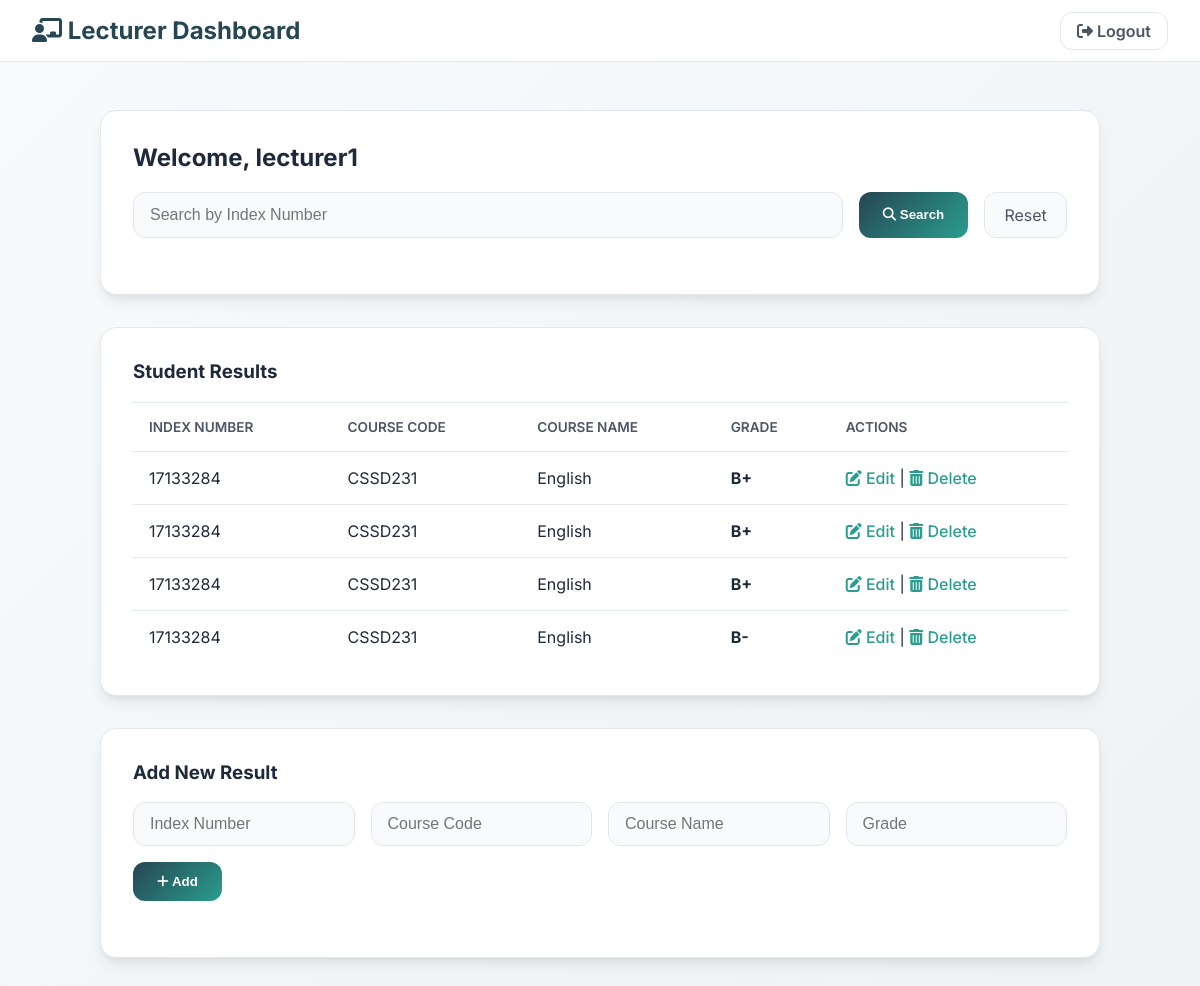
/dashboard.php (signed in), run on the app's committed database.
### tables this page shows
CREATE TABLE `results` (
  `id` int(11) NOT NULL,
  `index_number` varchar(20) DEFAULT NULL,
  `course_code` varchar(10) DEFAULT NULL,
  `course_name` varchar(100) DEFAULT NULL,
  `grade` varchar(5) DEFAULT NULL
);

### dashboard.php (the view, shortened to what this page needs)
<?php
include 'connect.php';
$search = $_GET['search'] ?? '';
if ($search !== '') {
    $search_esc = mysqli_real_escape_string($conn, $search);
    $query = "SELECT * FROM results WHERE index_number LIKE '%$search_esc%'";
} else {
    $query = "SELECT * FROM results";
}
$results = mysqli_query($conn, $query);
?>
<!DOCTYPE html>
<html lang="en">
<head>
    <link rel="stylesheet" href="https://cdnjs.cloudflare.com/ajax/libs/font-awesome/6.2.0/css/all.min.css">
</head>
<body>
<header>
    <div class="logo"><h1><i class="fa-solid fa-chalkboard-user"></i> Lecturer Dashboard</h1></div>
    <div><a href="logout.php" class="logout-btn"><i class="fa-solid fa-right-from-bracket"></i> Logout</a></div>
</header>
<main>
    <div class="card">
        <h2>Welcome, <?= htmlspecialchars($_SESSION['username']) ?></h2>
        <form method="GET" action="">
            <input type="text" name="search" placeholder="Search by Index Number" value="<?= htmlspecialchars($search) ?>">
            <button type="submit"><i class="fa-solid fa-search"></i> Search</button>
            <a href="dashboard.php" class="reset-btn">Reset</a>
        </form>
    </div>
    <div class="card">
        <h3>Student Results</h3>
        <table>
            <thead>
                <tr>
                    <th>Index Number</th>
                    <th>Course Code</th>
                    <th>Course Name</th>
                    <th>Grade</th>
                    <th>Actions</th>
                </tr>
            </thead>
            <tbody>
                <?php if (mysqli_num_rows($results) > 0): ?>
                    <?php while ($row = mysqli_fetch_assoc($results)) : ?>
                        <tr>
                            <td><?= htmlspecialchars($row['index_number']) ?></td>
                            <td><?= htmlspecialchars($row['course_code']) ?></td>
                            <td><?= htmlspecialchars($row['course_name']) ?></td>
                            <td><strong><?= htmlspecialchars($row['grade']) ?></strong></td>
                            <td>
                                <a href="edit.php?id=<?= $row['id'] ?>"><i class="fa-solid fa-pen-to-square"></i> Edit</a> |
                                <a href="delete.php?id=<?= $row['id'] ?>" onclick="return confirm('Are you sure you want to delete this record?');">
                                    <i class="fa-solid fa-trash-can"></i> Delete
                                </a>
                            </td>
                        </tr>
                    <?php endwhile; ?>
                <?php else: ?>
                    <tr><td colspan="5" class="no-results">No results found.</td></tr>
                <?php endif; ?>
            </tbody>
        </table>
    </div>
    <div class="card">
        <h3>Add New Result</h3>
        <form method="POST" action="">
            <input type="text" name="index_number" placeholder="Index Number" required>
            <input type="text" name="course_code" placeholder="Course Code" required>
            <input type="text" name="course_name" placeholder="Course Name" required>
            <input type="text" name="grade" placeholder="Grade" required>
            <button type="submit"><i class="fa-solid fa-plus"></i> Add</button>
        </form>
    </div>
</main>
</body>
</html>

### dashboard.php (style rules this page uses)
:root { --primary-color: #264653; --primary-light: #2a9d8f; --accent-color: #e76f51; --text-primary: #1e293b; --text-secondary: #4b5563; --card-bg: #ffffff; --border-color: #e2e8f0; --light-bg: #f8fafc; --danger-color: #c62828; --shadow: 0 10px 15px -3px rgba(0, 0, 0, 0.07), 0 4px 6px -2px rgba(0, 0, 0, 0.05); }
body { font-family: 'Inter', sans-serif; background: linear-gradient(135deg, #f8fafc, #eef2f5); margin: 0; padding: 0; color: var(--text-primary); }
header { background: var(--card-bg); padding: 1rem 2rem; display: flex; justify-content: space-between; align-items: center; border-bottom: 1px solid var(--border-color); }
.logo h1 { margin: 0; font-size: 1.5rem; color: var(--primary-color); }
.logout-btn { background: transparent; border: 1px solid var(--border-color); padding: 0.5rem 1rem; border-radius: 12px; text-decoration: none; color: var(--text-secondary); font-weight: 600; transition: 0.2s; }
main { max-width: 1000px; margin: 2rem auto; padding: 1rem; }
.card { background: var(--card-bg); padding: 2rem; margin-bottom: 2rem; border-radius: 16px; box-shadow: var(--shadow); border: 1px solid var(--border-color); }
h2, h3 { margin-top: 0; font-weight: 700; }
form { display: flex; flex-wrap: wrap; gap: 1rem; margin-bottom: 1.5rem; }
input[type="text"], input[type="number"] { padding: 0.75rem 1rem; border: 1px solid var(--border-color); border-radius: 12px; font-size: 1rem; background-color: var(--light-bg); flex: 1; min-width: 180px; }
button { padding: 0.75rem 1.5rem; background: linear-gradient(135deg, var(--primary-color), var(--primary-light)); color: #fff; border: none; border-radius: 12px; font-weight: 600; cursor: pointer; transition: 0.2s; }
a.reset-btn { display: inline-block; padding: 0.75rem 1.2rem; background: var(--light-bg); border: 1px solid var(--border-color); border-radius: 12px; color: var(--text-secondary); text-decoration: none; transition: 0.2s; }
table { width: 100%; border-collapse: collapse; margin-top: 1rem; }
th, td { padding: 1rem; border-top: 1px solid var(--border-color); text-align: left; }
th { font-weight: 600; font-size: 0.85rem; color: var(--text-secondary); text-transform: uppercase; }
td a { text-decoration: none; color: var(--primary-light); font-weight: 500; }

### data on the page
results: index_number "17133284", course_code "CSSD231", course_name "English", grade "B+"
results: index_number "17133284", course_code "CSSD231", course_name "English", grade "B+"
results: index_number "17133284", course_code "CSSD231", course_name "English", grade "B+"
results: index_number "17133284", course_code "CSSD231", course_name "English", grade "B-"

### other printed values
$_SESSION['username'] "lecturer1"
